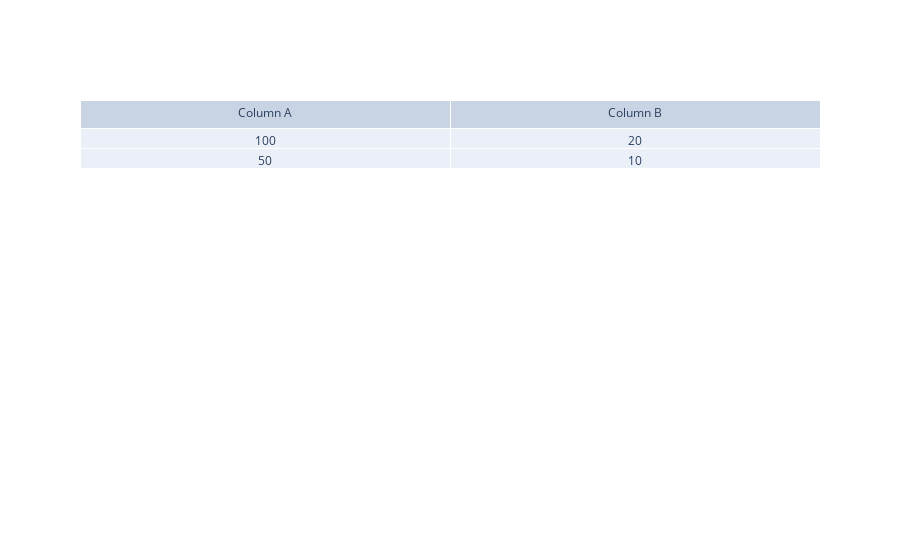

Notebook cell for this chart:
### Code cell
# Cradle: 0.791 0.923 0.951 0.843
# Mucos: 0.702 0.815 0.831 0.754
# CSRS: 0.486 0.787 0.864 0.614
fig = go.Figure(
  data=[
    go.Table(
      header=dict(values=[
        "Modelo",
        "SuccessRate@1", 
        "SuccessRate@5", 
        "SuccessRate@10"
        "MRR",
      ]),
      cells=dict(values=[
        ["CRaDLe", "MuCoS", "CSRS", "Experimento 2"],
        [0.791, 0.702, 0.486],
        [0.923, 0.815, 0.787],
        [0.951, 0.831, 0.864],
        [0.843, 0.754, 0.614],
      ])
    )
  ])
fig.write_image('../figures/results-comparison')

### Figure 1 — Plotly figure (JSON) as saved in the notebook; plotly's stock layout.template omitted (floating-point values rounded to 4 significant figures)
{"data": [{"cells": {"values": [[100, 50], [20, 10]]}, "header": {"values": ["Column A", "Column B"]}, "type": "table"}], "layout": {}}
